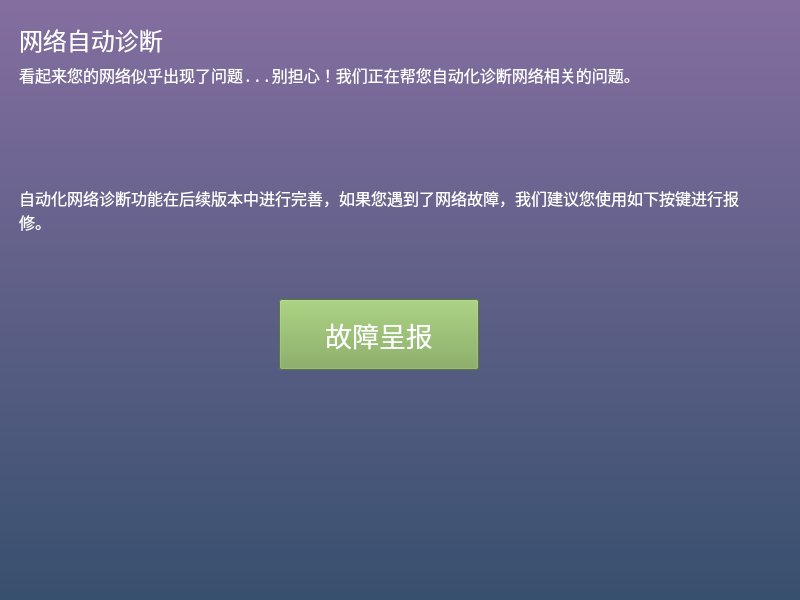
<?xml version="1.0" encoding="UTF-8"?>
<ui version="4.0">
 <class>NetworkAutoRepair</class>
 <widget class="QMainWindow" name="NetworkAutoRepair">
  <property name="geometry">
   <rect>
    <x>0</x>
    <y>0</y>
    <width>800</width>
    <height>600</height>
   </rect>
  </property>
  <property name="minimumSize">
   <size>
    <width>800</width>
    <height>600</height>
   </size>
  </property>
  <property name="maximumSize">
   <size>
    <width>800</width>
    <height>600</height>
   </size>
  </property>
  <property name="windowTitle">
   <string>MainWindow</string>
  </property>
  <property name="styleSheet">
   <string notr="true">QMainWindow {background: transparent; }
QToolTip {
	color: #ffffff;
	background-color: rgba(27, 29, 35, 160);
	border: 1px solid rgb(40, 40, 40);
	border-radius: 2px;
}</string>
  </property>
  <widget class="QWidget" name="centralwidget">
   <property name="styleSheet">
    <string notr="true">background-color: qlineargradient(y1: 0, y2: 1, stop: 0 rgb(132, 110, 160), stop:1 rgb(55, 80, 110));</string>
   </property>
   <widget class="QStackedWidget" name="NAR_stackedWidget">
    <property name="geometry">
     <rect>
      <x>-1</x>
      <y>9</y>
      <width>801</width>
      <height>591</height>
     </rect>
    </property>
    <property name="styleSheet">
     <string notr="true">background: transparent;</string>
    </property>
    <widget class="QWidget" name="page_welcome">
     <widget class="QLabel" name="util_auto_repair_header">
      <property name="geometry">
       <rect>
        <x>20</x>
        <y>10</y>
        <width>411</width>
        <height>41</height>
       </rect>
      </property>
      <property name="font">
       <font>
        <family>Noto Mono</family>
        <pointsize>18</pointsize>
        <weight>50</weight>
        <italic>false</italic>
        <bold>false</bold>
       </font>
      </property>
      <property name="styleSheet">
       <string notr="true">font: 18pt &quot;Noto Mono&quot;;
color: rgb(255, 255, 255);</string>
      </property>
      <property name="text">
       <string>网络自动诊断</string>
      </property>
     </widget>
     <widget class="QLabel" name="util_auto_repair_subheader">
      <property name="geometry">
       <rect>
        <x>20</x>
        <y>50</y>
        <width>731</width>
        <height>31</height>
       </rect>
      </property>
      <property name="font">
       <font>
        <family>Noto Mono</family>
        <pointsize>12</pointsize>
        <weight>50</weight>
        <italic>false</italic>
        <bold>false</bold>
       </font>
      </property>
      <property name="styleSheet">
       <string notr="true">font: 12pt &quot;Noto Mono&quot;;
color: rgb(255, 255, 255);</string>
      </property>
      <property name="text">
       <string>看起来您的网络似乎出现了问题...别担心！我们正在帮您自动化诊断网络相关的问题。</string>
      </property>
      <property name="wordWrap">
       <bool>true</bool>
      </property>
     </widget>
     <widget class="QLabel" name="util_auto_repair_subheader_2">
      <property name="geometry">
       <rect>
        <x>20</x>
        <y>170</y>
        <width>731</width>
        <height>61</height>
       </rect>
      </property>
      <property name="font">
       <font>
        <family>Noto Mono</family>
        <pointsize>12</pointsize>
        <weight>50</weight>
        <italic>false</italic>
        <bold>false</bold>
       </font>
      </property>
      <property name="styleSheet">
       <string notr="true">font: 12pt &quot;Noto Mono&quot;;
color: rgb(255, 255, 255);</string>
      </property>
      <property name="text">
       <string>自动化网络诊断功能在后续版本中进行完善，如果您遇到了网络故障，我们建议您使用如下按键进行报修。</string>
      </property>
      <property name="wordWrap">
       <bool>true</bool>
      </property>
     </widget>
     <widget class="QPushButton" name="util_auto_repair_report">
      <property name="geometry">
       <rect>
        <x>280</x>
        <y>290</y>
        <width>200</width>
        <height>71</height>
       </rect>
      </property>
      <property name="sizePolicy">
       <sizepolicy hsizetype="Preferred" vsizetype="Fixed">
        <horstretch>0</horstretch>
        <verstretch>0</verstretch>
       </sizepolicy>
      </property>
      <property name="minimumSize">
       <size>
        <width>200</width>
        <height>50</height>
       </size>
      </property>
      <property name="maximumSize">
       <size>
        <width>250</width>
        <height>90</height>
       </size>
      </property>
      <property name="baseSize">
       <size>
        <width>0</width>
        <height>0</height>
       </size>
      </property>
      <property name="font">
       <font>
        <pointsize>20</pointsize>
       </font>
      </property>
      <property name="styleSheet">
       <string notr="true">QPushButton {
	font-size:20pt; color: rgb(255, 255, 255);
	background-color: rgb(124,166,82);
}
QPushButton:hover {
	background-color: rgb(171,228,113);
}
QPushButton:pressed {	
	background-color: rgb(87,116,57);
}
</string>
      </property>
      <property name="text">
       <string>故障呈报</string>
      </property>
     </widget>
    </widget>
    <widget class="QWidget" name="page_2"/>
   </widget>
  </widget>
 </widget>
 <resources/>
 <connections/>
</ui>
